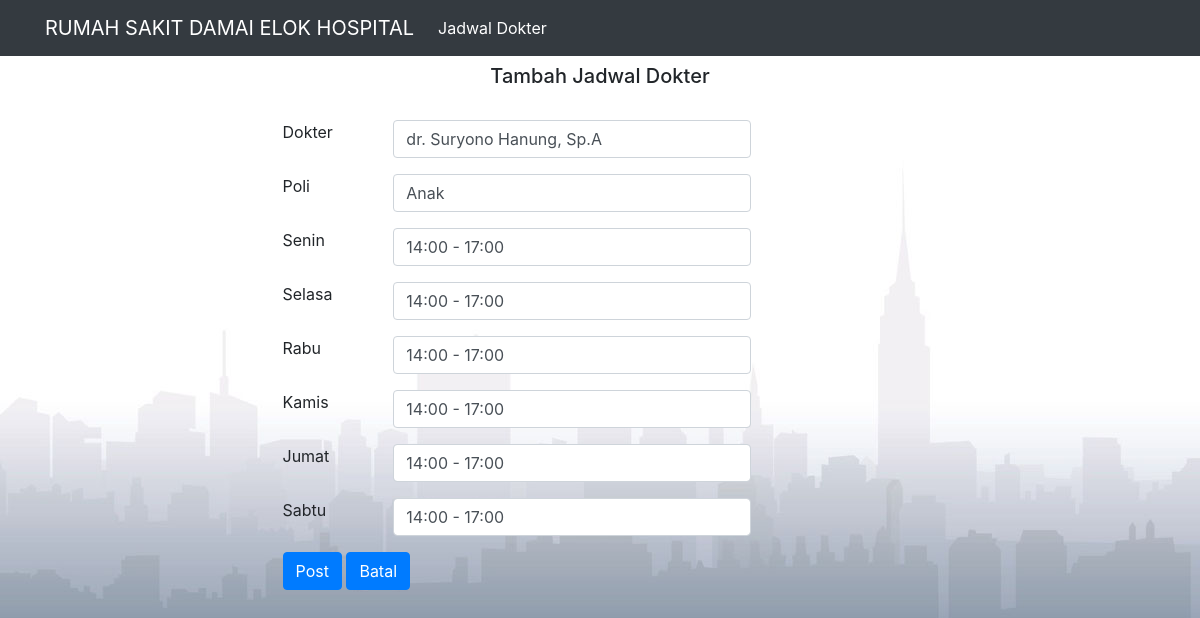
Screenshot of /edit_jadwal.php?id=2 with the database file from the repository.
### tables this page shows
CREATE TABLE `jadwal` (
  `id` int(11) NOT NULL,
  `dokter` varchar(100) NOT NULL,
  `poli` varchar(50) NOT NULL,
  `senin` varchar(50) NOT NULL,
  `selasa` varchar(50) NOT NULL,
  `rabu` varchar(50) NOT NULL,
  `kamis` varchar(50) NOT NULL,
  `jumat` varchar(50) NOT NULL,
  `sabtu` varchar(50) NOT NULL
);

### functions.php (called while the page is built, shortened)
<?php
$db = mysqli_connect("localhost", "root", "", "sirusakdeh_db");
function query($query) {
  global $db;
  $result = mysqli_query($db, $query);
  $rows = [];
  while ($row = mysqli_fetch_assoc($result)) {
      $rows[] = $row;
  }
  return $rows;
}
   ?>

### edit_jadwal.php (the view, shortened to what this page needs)
<?php
require 'functions.php';
$id = $_GET["id"];
$jadwal = query("SELECT * FROM jadwal where id = $id")[0];
 ?>
<!DOCTYPE html>
<html>
<head>
    <link rel="stylesheet" href="css/bootstrap.min.css" />
</head>
<body background="img/backgroundps.jpg" class="mt-3">
  <nav class="navbar fixed-top navbar-expand-lg navbar-dark bg-dark">
    <div class="container">
      <a class="navbar-brand" href="index.php">RUMAH SAKIT DAMAI ELOK HOSPITAL</a>
      <div class="collapse navbar-collapse" id="navbarNav">
        <ul class="navbar-nav">
          <li class="nav-item active">
            <a class="nav-link" href="jadwal.php">Jadwal Dokter</a>
      </li>
    </ul>
  </div>
</div>
</nav>
        <div class="">
            <div class="container">
                <div class="row mt-2">
                  <div class="col text-center">
                    <br>
                    <br>
                    <h5>Tambah Jadwal Dokter</h5>
                  </div>
                </div>
<br>
                <div class="row justify-content-center">
                <div class="col-lg-7">
                    <form class="" action="" method="post">
                      <div class="form-group row">
                      <label for="dokter" class="col-sm-2">Dokter</label>
                      <div class="col-sm-7">
                      <input type="text" class="form-control" id="dokter" name="dokter" value="<?= $jadwal["dokter"];?>" required>
                      </div>
                      </div>
                      <div class="form-group row">
                      <label for="poli" class="col-sm-2">Poli</label>
                      <div class="col-sm-7">
                      <input type="text" class="form-control" id="poli" name="poli" value="<?= $jadwal["poli"];?>" required>
                      </div>
                      </div>
                      <div class="form-group row">
                      <label for="senin" class="col-sm-2">Senin</label>
                      <div class="col-sm-7">
                      <input type="text" class="form-control" id="senin" name="senin" value="<?= $jadwal["senin"];?>">
                      </div>
                      </div>
                      <div class="form-group row">
                      <label for="selasa" class="col-sm-2">Selasa</label>
                      <div class="col-sm-7">
                      <input type="text" class="form-control" id="selasa" name="selasa" value="<?= $jadwal["selasa"];?>">
                      </div>
                      </div>
                      <div class="form-group row">
                      <label for="rabu" class="col-sm-2">Rabu</label>
                      <div class="col-sm-7">
                      <input type="text" class="form-control" id="rabu" name="rabu" value="<?= $jadwal["rabu"];?>">
                      </div>
                     </div>
                      <div class="form-group row">
                      <label for="kamis" class="col-sm-2">Kamis</label>
                      <div class="col-sm-7">
                      <input type="text" class="form-control" id="kamis" name="kamis" value="<?= $jadwal["kamis"];?>">
                      </div>
                     </div>
                      <div class="form-group row">
                      <label for="jumat" class="col-sm-2">Jumat</label>
                      <div class="col-sm-7">
                      <input type="text" class="form-control" id="jumat" name="jumat" value="<?= $jadwal["jumat"];?>">
                      </div>
                      </div>
                      <div class="form-group row">
                      <label for="sabtu" class="col-sm-2">Sabtu</label>
                      <div class="col-sm-7">
                      <input type="text" class="form-control" id="sabtu" name="sabtu" value="<?= $jadwal["sabtu"];?>">
                      </div>
                      </div>
                      <div class="form-group text-left">
                      <button type="submit" name="post" class="btn btn-primary">Post</button>
                      <button type="submit" name="batal" class="btn btn-primary"><a href="jadwal.php" class="text-reset">Batal</a></button>
                      </div>
                    </form>
                  </div>
            </div>
          </div>
      </div>
</body>
</html>

### rows the page displays
jadwal: dokter "dr. Suryono Hanung, Sp.A", poli "Anak", senin "14:00 - 17:00", selasa "14:00 - 17:00", rabu "14:00 - 17:00", kamis "14:00 - 17:00", jumat "14:00 - 17:00", sabtu "14:00 - 17:00"
